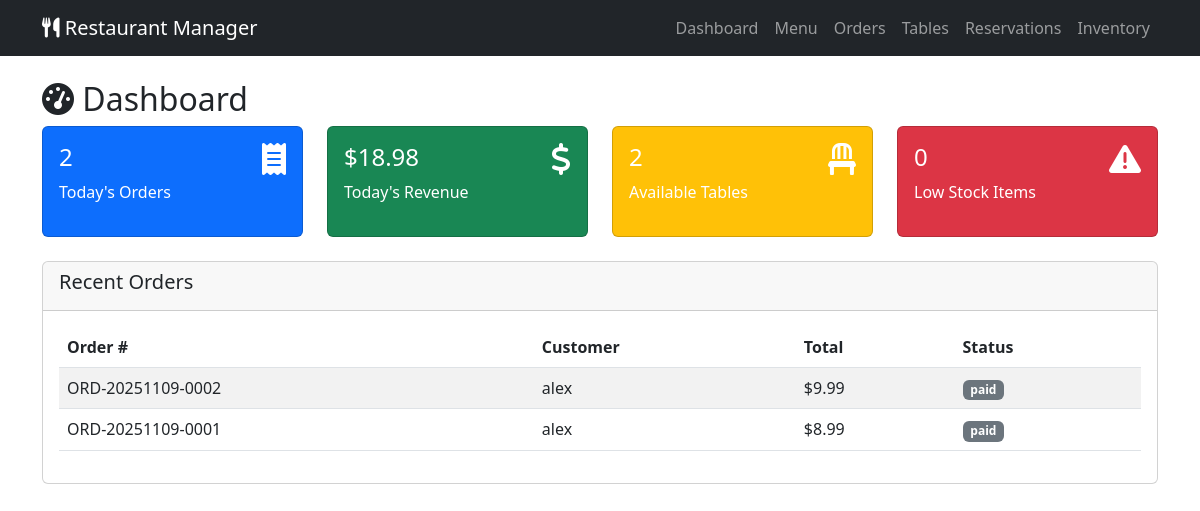
The app's page / (signed in) with its own data.
### restaurant/models.py (models this page shows, shortened)
class Order(models.Model):
    ORDER_STATUS = [
        ('pending', 'Pending'),
        ('confirmed', 'Confirmed'),
        ('preparing', 'Preparing'),
        ('ready', 'Ready'),
        ('served', 'Served'),
        ('cancelled', 'Cancelled'),
        ('paid', 'Paid'),
    ]
    order_number = models.CharField(max_length=20, unique=True)
    table = models.ForeignKey(Table, on_delete=models.CASCADE)
    customer_name = models.CharField(max_length=200, blank=True)
    status = models.CharField(max_length=20, choices=ORDER_STATUS, default='pending')
    total_amount = models.DecimalField(max_digits=10, decimal_places=2, default=0)
    created_at = models.DateTimeField(auto_now_add=True)
    updated_at = models.DateTimeField(auto_now=True)
    notes = models.TextField(blank=True)

### restaurant/views.py (the view)
# urls.py: path('', views.dashboard, name='dashboard'),
@login_required
def dashboard(request):
    today = timezone.now().date()
    orders = Order.objects.filter(created_at__date=today)
    tables = Table.objects.all()
    low_stock = Inventory.objects.filter(current_stock__lte=models.F('minimum_stock'))
    today_revenue = sum(order.total_amount for order in orders)
    available_tables = tables.filter(status='available').count()
    context = {
        'orders': orders,
        'today_revenue': today_revenue,
        'available_tables': available_tables,
        'low_stock_count': low_stock.count(),
        'recent_orders': orders.order_by('-created_at')[:5]
    }
    return render(request, 'restaurant/dashboard.html', context)

### templates/restaurant/dashboard.html (shortened to what this page needs)
<!DOCTYPE html>
<html lang="en">
<head>
    <link href="https://cdn.jsdelivr.net/npm/bootstrap@5.3.0/dist/css/bootstrap.min.css" rel="stylesheet">
    <link href="https://cdnjs.cloudflare.com/ajax/libs/font-awesome/6.0.0/css/all.min.css" rel="stylesheet">
</head>
<body>
    <nav class="navbar navbar-expand-lg navbar-dark bg-dark">
        <div class="container">
            <a class="navbar-brand" href="{% url 'dashboard' %}">
                <i class="fas fa-utensils"></i> Restaurant Manager
            </a>
            <div class="navbar-nav ms-auto">
                <a class="nav-link" href="{% url 'dashboard' %}">Dashboard</a>
                <a class="nav-link" href="{% url 'menu_management' %}">Menu</a>
                <a class="nav-link" href="{% url 'order_management' %}">Orders</a>
                <a class="nav-link" href="{% url 'table_management' %}">Tables</a>
                <a class="nav-link" href="{% url 'reservation_management' %}">Reservations</a>
                <a class="nav-link" href="{% url 'inventory_management' %}">Inventory</a>
            </div>
        </div>
    </nav>
    <div class="container mt-4">
        <h2><i class="fas fa-tachometer-alt"></i> Dashboard</h2>
        <div class="row">
            <div class="col-md-3 mb-4">
                <div class="card bg-primary text-white">
                    <div class="card-body">
                        <div class="d-flex justify-content-between">
                            <div>
                                <h4>{{ orders|length }}</h4>
                                <p>Today's Orders</p>
                            </div>
                            <i class="fas fa-receipt fa-2x"></i>
                        </div>
                    </div>
                </div>
            </div>
            <div class="col-md-3 mb-4">
                <div class="card bg-success text-white">
                    <div class="card-body">
                        <div class="d-flex justify-content-between">
                            <div>
                                <h4>${{ today_revenue }}</h4>
                                <p>Today's Revenue</p>
                            </div>
                            <i class="fas fa-dollar-sign fa-2x"></i>
                        </div>
                    </div>
                </div>
            </div>
            <div class="col-md-3 mb-4">
                <div class="card bg-warning text-white">
                    <div class="card-body">
                        <div class="d-flex justify-content-between">
                            <div>
                                <h4>{{ available_tables }}</h4>
                                <p>Available Tables</p>
                            </div>
                            <i class="fas fa-chair fa-2x"></i>
                        </div>
                    </div>
                </div>
            </div>
            <div class="col-md-3 mb-4">
                <div class="card bg-danger text-white">
                    <div class="card-body">
                        <div class="d-flex justify-content-between">
                            <div>
                                <h4>{{ low_stock_count }}</h4>
                                <p>Low Stock Items</p>
                            </div>
                            <i class="fas fa-exclamation-triangle fa-2x"></i>
                        </div>
                    </div>
                </div>
            </div>
        </div>
        <div class="card">
            <div class="card-header">
                <h5>Recent Orders</h5>
            </div>
            <div class="card-body">
                {% if recent_orders %}
                    <div class="table-responsive">
                        <table class="table table-striped">
                            <thead>
                                <tr>
                                    <th>Order #</th>
                                    <th>Customer</th>
                                    <th>Total</th>
                                    <th>Status</th>
                                </tr>
                            </thead>
                            <tbody>
                                {% for order in recent_orders %}
                                <tr>
                                    <td>{{ order.order_number }}</td>
                                    <td>{{ order.customer_name|default:"Walk-in" }}</td>
                                    <td>${{ order.total_amount }}</td>
                                    <td>
                                        <span class="badge bg-secondary">{{ order.status }}</span>
                                    </td>
                                </tr>
                                {% endfor %}
                            </tbody>
                        </table>
                    </div>
                {% else %}
                    <p class="text-muted">No recent orders</p>
                {% endif %}
            </div>
        </div>
    </div>
</body>
</html>

### records on screen
Order: order_number "ORD-20251109-0002", customer_name "alex", total_amount "9.99", status "paid"
Order: order_number "ORD-20251109-0001", customer_name "alex", total_amount "8.99", status "paid"

### other values on screen
{{ orders|length }} "2"
{{ today_revenue }} "18.98"
{{ available_tables }} "2"
{{ low_stock_count }} "0"
